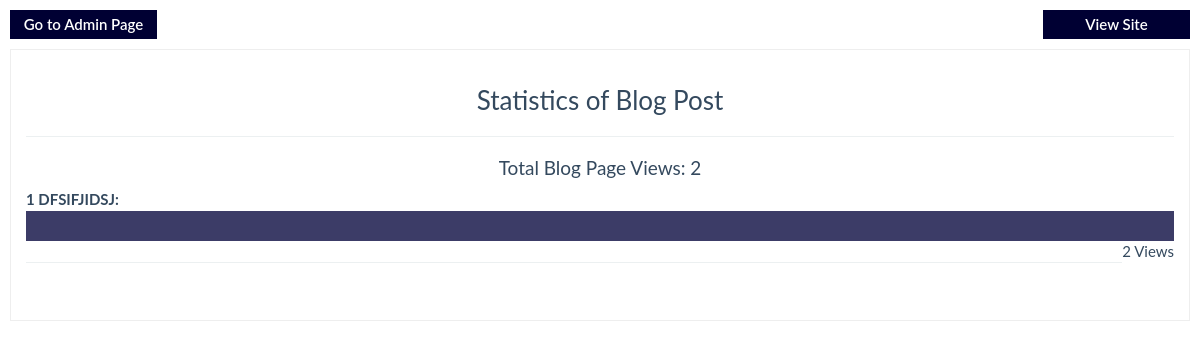
The app's page /admin/stats.php (signed in), older data.
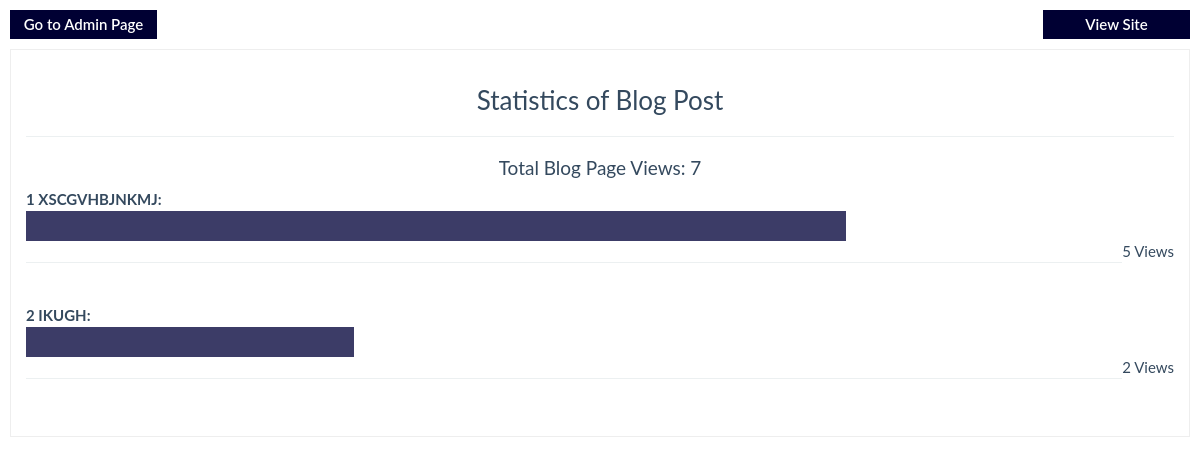
The same page, newer data.
### tables this page shows
CREATE TABLE `gyananjan_blog` (
  `id` int(11) NOT NULL,
  `title` varchar(100) NOT NULL,
  `author` varchar(100) NOT NULL,
  `blog` longtext NOT NULL,
  `date` varchar(32) NOT NULL,
  `image` varchar(100) NOT NULL,
  `views` int(11) NOT NULL
);

### admin/stats.php (the view, shortened to what this page needs)
<?php
	include 'db/connect.php';
$query = "SELECT title, views FROM gyananjan_blog ORDER BY views DESC";
$result = $db->query($query);
$getClick = "SELECT views FROM gyananjan_blog";
$data = $db->query($getClick);
$i=0; $avg=0;
if($data->num_rows>0) {
	while($row=$data->fetch_assoc()) {
		$view[$i] = $row["views"];
		$i++;
	}
}
for ($j=0;$j<$i;$j++) {
	$total +=$view[$j];
}
include 'includes/meta.php';
?>
	<link href="../css/bootstrap.min.css" rel="stylesheet">
	</head>
	<body>
		<div class="nav">
			<a href="../admin"><span class="pull-left text-center">Go to Admin Page</span></a>
			<a href="../"><span class="pull-right text-center">View Site</span></a>
		</div>
		<div class="container col-md-12" style="border:1px solid #eee;padding:15px;background-color:#fff;margin-top:10px">
			<h3 class="text-center title">Statistics of Blog Post</h3><hr>
			<h4 class="text-center">Total Blog Page Views: <?php echo $total; ?></h4>
		<?php
			$c=1;
			if ($result->num_rows >0) {
	while($row = $result->fetch_assoc()) {
		$width = ($row['views']/$total)*100;
		echo "<b>".$c." ". strtoupper($row['title']) .":</b><div class='bar' style='width:".$width."%'></div><div class='count'>".$row['views']." Views</div><hr><br>";
		$c++;
	}
}
		?>
		</div>
	</body>
	</html>

### admin/includes/meta.php (shortened to what this page needs)
<!DOCTYPE html>
<html lang="en">
<head>

### admin/stats.php (style rules this page uses)
body { padding: 10px; }
.nav span { margin-botton: 20px; background-color: #003; border: #003 4px solid; color: white; min-width: 147px; font-weight: 600; transition: background-color 0.5s ease-in, border 0.5s; }
.bar { height:30px; background-color:#3c3c67; }
.count { float: right }

Row changes from the older to the newer data that the page shows:
removed gyananjan_blog: title "DFSIFJIDSJ", views "2"
added gyananjan_blog: title "XSCGVHBJNKMJ", views "5"
added gyananjan_blog: title "IKUGH", views "2"
Text that changed along with them:
$total: "2" → "7"
